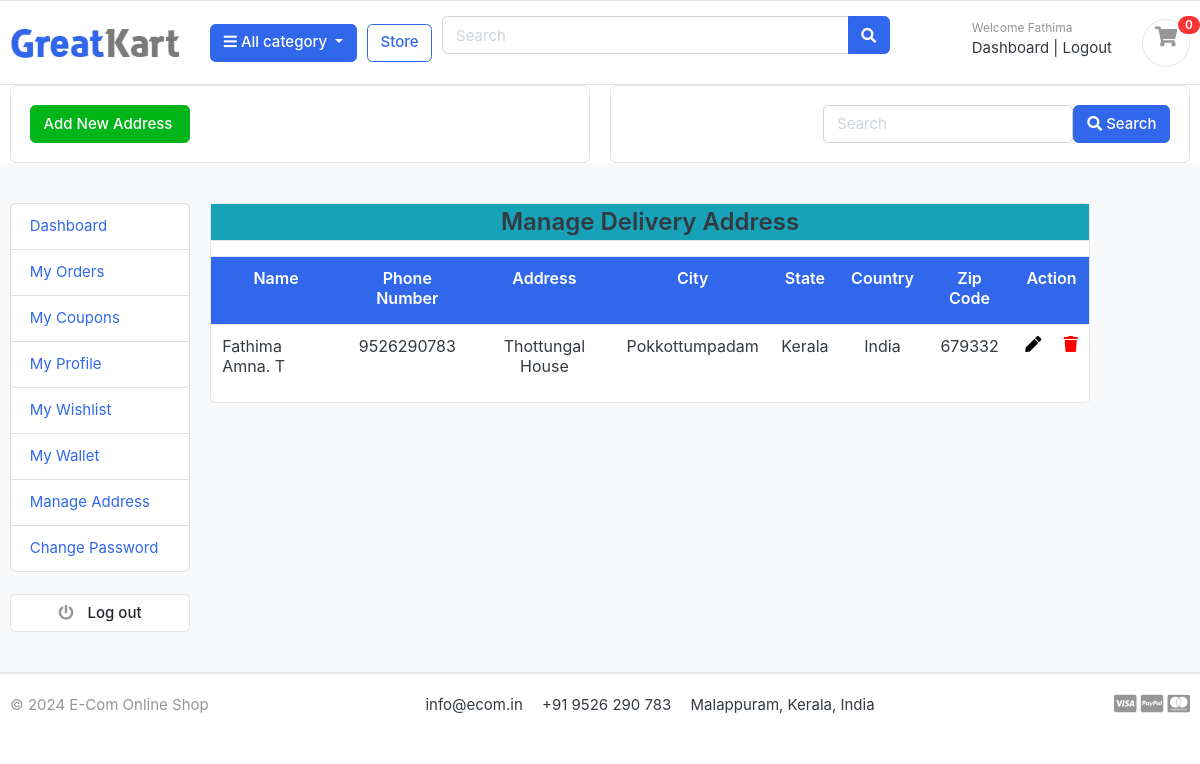
Screenshot of /accounts/address_list/ (signed in) with the database file from the repository.
### accounts/models.py (models this page shows, shortened)
class Account(AbstractBaseUser):
    first_name = models.CharField(max_length=50)
    last_name = models.CharField(max_length=50)
    email = models.EmailField(max_length=100, unique=True)
    phone_number = models.CharField(max_length=12, unique=True, default='')
    wallet = models.FloatField(null=True, default=0.0)
    date_joined = models.DateTimeField(auto_now_add=True)
    last_login = models.DateTimeField(auto_now_add=True)
    is_admin = models.BooleanField(default=False)
    is_staff = models.BooleanField(default=False)
    is_active = models.BooleanField(default=True)
    is_superadmin = models.BooleanField(default=False)
    USERNAME_FIELD = 'email'
    REQUIRED_FIELDS = ['first_name', 'last_name', 'phone_number']
    objects = MyAccountManager()
    class Meta:
        verbose_name = 'account'
        verbose_name_plural = 'accounts'

class Address(models.Model):
    user = models.ForeignKey(Account, on_delete=models.CASCADE)
    full_name = models.CharField(max_length=20, default='')
    phone_number = models.CharField(max_length=15)
    address_line_1 = models.CharField(max_length=100)
    address_line_2 = models.CharField(blank=True, max_length=100)
    city = models.CharField(max_length=20)
    state = models.CharField(max_length=20)
    country = models.CharField(max_length=20)
    zipcode = models.CharField(max_length=6)

### accounts/views.py (the view)
# urls.py: path('address_list/', views.address_list, name='address_list'),
@cache_control(no_cache=True, must_revalidate=True, no_store=True)
@login_required(login_url="login_user")
def address_list(request):
    address = Address.objects.filter(user=request.user)
    context = {
        "address": address,
    }
    return render(request, "accounts/address-list.html", context)

### carts/context_processors.py (called while the page is built)
def counter(request):
    cart_count = 0
    if 'admin' in request.path:
        return {}
    else:
        try:
            cart = Cart.objects.filter(cart_id = _cart_id(request))
            if request.user.is_authenticated:
                cart_items = CartItem.objects.all().filter(user=request.user)
            else:
                cart_items = CartItem.objects.all().filter(cart=cart[:1])
            for cart_item in cart_items:
                cart_count += cart_item.quantity
        except Cart.DoesNotExist:
            cart_count = 0
    return dict(cart_count=cart_count)

### carts/views.py (called while the page is built)
def _cart_id(request):
    cart = request.session.session_key
    if not cart:
        cart = request.session.create()
    return cart

### category/context_processors.py (called while the page is built)
def menu_links(request):
    links = Category.objects.all()
    return dict(links=links)

### category/models.py (called while the page is built)
    def get_url(self):
        return reverse('products_by_category', args=[self.slug])

### templates/accounts/address-list.html (shortened to what this page needs)
{% extends 'base.html' %}
{% load static %}
{% block content %}
<div class="container">
    <div class="row">
        <div class="col-lg-6">
            <div class="card">
                <div class="card-body">
                    <a href="{% url 'add_address' %}" class="btn btn-success"> Add New Address </a>
                </div>
            </div>
        </div>
        <div class="col-lg-6">
            <div class="search-element">
                <div class="card">
                    <div class="card-body">
                        <form method="get">
                            <button class="btn  btn-primary" type="submit" style="float:right"><i
                                    class="fas fa-search"></i> Search
                            </button>
                            <input class="form-control" type="search" placeholder="Search" aria-label="Search"
                                   data-width="250" style="width: 250px;float:right" name="filter" value="{{ filter }}">
                        </form>
                    </div>
                </div>
            </div>
        </div>
    </div>
</div>
<section class="section-conten padding-y bg">
    <div class="container">
        <div class="row">
            {% include 'includes/dashboard-sidebar.html' %}
            <main class="col-md-9">
                <article class="card">
                    <div class="table-responsive">
                        <div class="table-heading text-center font-weight-bold border-bottom mb-3 bg-info"
                             style="font-size: 24px; line-height: 1.5;">Manage Delivery Address
                        </div>
                        <table class="table table-hover">
                            <thead>
                            <tr>
                                <td class="table-heading text-center font-weight-bold bg-primary text-white border-bottom mb-3">
                                    <label>Name</label>
                                </td>
                                <td class="table-heading text-center font-weight-bold bg-primary text-white border-bottom mb-3">
                                    <label>Phone Number</label>
                                </td>
                                <td class="table-heading text-center font-weight-bold bg-primary text-white border-bottom mb-3">
                                    <label>Address</label>
                                </td>
                                <td class="table-heading text-center font-weight-bold bg-primary text-white border-bottom mb-3">
                                    <label>City</label>
                                </td>
                                <td class="table-heading text-center font-weight-bold bg-primary text-white border-bottom mb-3">
                                    <label>State</label>
                                </td>
                                <td class="table-heading text-center font-weight-bold bg-primary text-white border-bottom mb-3">
                                    <label>Country</label>
                                </td>
                                <td class="table-heading text-center font-weight-bold bg-primary text-white border-bottom mb-3">
                                    <label>Zip Code</label>
                                </td>
                                <td colspan="2" class="table-heading text-center font-weight-bold bg-primary text-white border-bottom mb-3">
                                    <label>Action</label>
                                </td>
                            </tr>
                            </thead>
                            {% for item in address %}
                            <tr>
                                <td>
                                    <p class="title mb-0"> {{ item.full_name }} </p>
                                </td>
                                <td class="text-center">
                                    <p class="title mb-0"> {{ item.phone_number }} </p>
                                </td>
                                <td class="text-center">
                                    <p class="title mb-0"> {{ item.address_line_1 }} </p>
                                </td>
                                <td class="text-center">
                                    <p class="title mb-0"> {{ item.city }} </p>
                                </td>
                                <td class="text-center">
                                    <p class="title mb-0"> {{ item.state }} </p>
                                </td>
                                <td class="text-center">
                                    <p class="title mb-0"> {{ item.country }} </p>
                                </td>
                                <td class="text-center">
                                    <p class="title mb-0"> {{ item.zipcode }} </p>
                                </td>
                                <td class="text-center">
                                    <a href="{% url 'edit_address' address_id=item.id %}"><i class="fas fa-pen" style="color: black;"></i></a>
                                </td>
                                <td class="text-center">
                                    <a href="{% url 'delete_address' address_id=item.id %}"
                                       onclick="return confirm('Are you sure you want to delete this Address?')">
                                        <i class="fas fa-trash " style="color: red;"></i></a>
                                </td>
                            </tr>
                            {% endfor %}
                        </table>
                    </div>
                </article>
            </main>
        </div>
    </div>
</section>
{% endblock %}

### templates/includes/navbar.html (shortened to what this page needs)
{% load static %}
<header class="section-header">
    <section class="header-main border-bottom">
        <div class="container">
            <div class="row align-items-center">
                <div class="col-lg-2 col-md-3 col-6">
                    <a href="{% url 'home' %}" class="brand-wrap">
                        <img class="logo" src="{% static './images/logo.png' %}">
                    </a>
                </div>
                <div class="col-lg col-sm col-md col-6 flex-grow-0">
                    <div class="category-wrap dropdown d-inline-block float-right">
                        <button type="button" class="btn btn-primary dropdown-toggle" data-toggle="dropdown">
                            <i class="fa fa-bars"></i> All category
                        </button>
                    </div>
                </div>
                <a href="{% url 'store' %}" class="btn btn-outline-primary">Store</a>
                <div class="col-lg  col-md-6 col-sm-12 col">
                    <form action="{% url 'search' %}" class="search" method="GET">
                        <div class="input-group w-100">
                            <input type="text" class="form-control" style="width:60%;" placeholder="Search" name="keyword">
                            <div class="input-group-append">
                                <button class="btn btn-primary" type="submit">
                                    <i class="fa fa-search"></i>
                                </button>
                            </div>
                        </div>
                    </form>
                </div>
                <div class="col-lg-3 col-sm-6 col-8 order-2 order-lg-3">
                    <div class="d-flex justify-content-end mb-3 mb-lg-0">
                        {% if user.id %}
                        <div class="widget-header">
                            <small class="title text-muted">Welcome {{ user.first_name }} </small>
                            <div>
                                <a href="{% url 'dashboard' %}">Dashboard</a> <span class="dark-transp"> | </span>
                                <a href="{% url 'logout_user' %}">Logout</a>
                            </div>
                        </div>
                        {% endif %}
                        <a href="{% url 'cart' %}" class="widget-header pl-3 ml-3">
                            <div class="icon icon-sm rounded-circle border"><i class="fa fa-shopping-cart pt-2"></i>
                            </div>
                            <span class="badge badge-pill badge-danger notify">{{ cart_count }}</span>
                        </a>
                    </div>
                </div>
            </div>
        </div>
    </section>
</header>

### static/css/ui.css (style rules this page uses)
html { font-family: "Inter", sans-serif; font-size: 15px; }
.icon-xs, .icon-sm, .icon-md, .icon-lg { display: inline-block; text-align: center; flex-shrink: 0; flex-grow: 0; }
.icon-sm { width: 48px; height: 48px; line-height: 48px !important; font-size: 20px; }
.padding-y { padding-top: 40px; padding-bottom: 40px; }
article:after, .form-group:after { display: block; clear: both; content: ""; }
.bg { background-color: #f8f9fa; }
p:last-child { margin-bottom: 0; }
.header-main { position: relative; padding-top: 1rem; padding-bottom: 1rem; }
.brand-wrap .logo, .navbar-brand .logo { margin-right: 7px; max-height: 42px; display: inline-block; }
.widget-header { display: inline-block; vertical-align: middle; position: relative; }
.widget-header a { color: #343a40; }
.widget-header i { color: #969696; }
.widget-header .title { display: block; }
.widget-header .notify { position: absolute; top: -3px; right: -10px; }
.notify { position: absolute; top: -4px; right: -10px; display: inline-block; padding: 0.25em 0.6em; font-size: 12px; line-height: 1; text-align: center; border-radius: 3rem; color: #fff; background-color: #fa3434; }

### rows the page displays
Account: first_name "Fathima"
Address: full_name "Fathima Amna. T", phone_number "9526290783", address_line_1 "Thottungal House", city "Pokkottumpadam", state "Kerala", country "India", zipcode "679332"

### other values shown
{{ cart_count }} "0"
